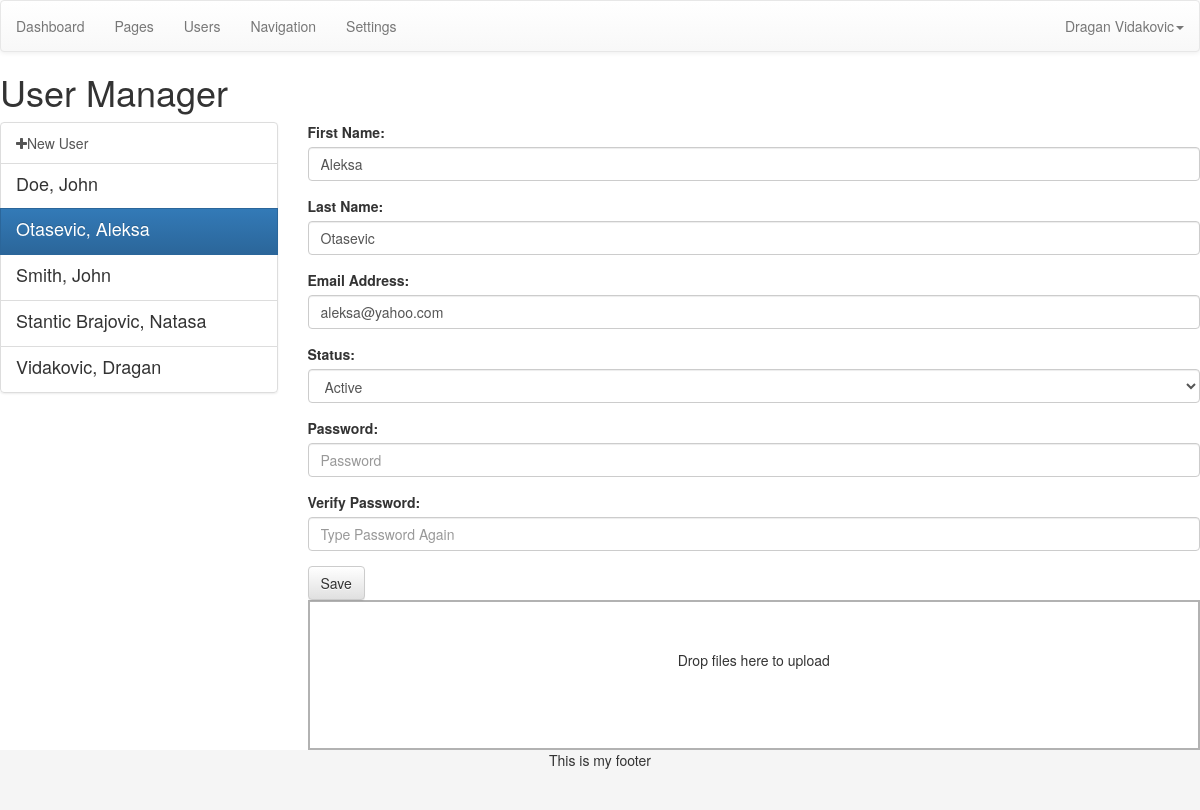
The app's page /admin-developer/index.php?page=users&id=2 (signed in) with its own data.
### tables this page shows
CREATE TABLE IF NOT EXISTS `users` (
  `id` mediumint(9) NOT NULL,
  `avatar` varchar(100) NOT NULL,
  `first` varchar(200) NOT NULL,
  `last` varchar(200) NOT NULL,
  `email` varchar(200) NOT NULL,
  `password` varchar(200) NOT NULL,
  `status` int(1) NOT NULL DEFAULT '1'
);

### admin-developer/index.php (called while the page is built)
<?php include('template/header.php'); ?>
<?php include('views/'.$page.'.php'); ?>
<?php include('template/footer.php'); ?>

### admin-developer/functions/data.php (called while the page is built, shortened)
<?php
function data_user($dbc, $id){
	if(is_numeric($id)){
		$cond = "WHERE id = '$id'";
	} else {
		$cond = "WHERE email = '$id'";
	}
	$q = "SELECT * FROM users $cond";
	$r = mysqli_query($dbc, $q);
	$data = mysqli_fetch_assoc($r);
	$data['fullname'] =  $data['first'].' '.$data['last'];
	$data['fullname_reverse'] = $data['last'].', '.$data['first'];
	return $data;
}
?>

### admin-developer/config/queries.php (called while the page is built, shortened)
<?php
switch ($page) {
	case 'users':
		if(isset($_GET['id'])){ $opened = data_user($dbc, $_GET['id']); }
	break;
}
?>

### admin-developer/config/setup.php (called while the page is built, shortened)
<?php
include('../config/connection.php');
include ('functions/data.php');
if(isset($_GET['page'])){
	$page = $_GET['page'];
} else {
	$page = 'dashboard';
}
include ('config/queries.php');
$user = data_user($dbc, $_SESSION['username']);
?>

### admin-developer/views/users.php (the view, shortened to what this page needs)
<h1>User Manager</h1>
<div class="row">
	<div class="col-md-3">
		<div class="list-group">
				<a class="list-group-item" href="?page=users">
					<i class="fa fa-plus"></i>New User
				</a>
		<?php
			$q = "SELECT * FROM users ORDER BY last ASC";
			$r = mysqli_query($dbc, $q);
			while($list = mysqli_fetch_assoc($r)){
				$list = data_user($dbc, $list['id']);
				?>
				<a class="list-group-item <?php selected($list['id'], $opened['id'], 'active'); ?>" href="index.php?page=users&id=<?php echo $list['id']; ?>">
					<h4 class="list-group-item-heading"><?php echo $list['fullname_reverse']; ?></h4>
				</a>
		<?php } ?>
		</div>
	</div>
	<div class="col-md-9">
		<form action="index.php?page=users&id=<?php echo $opened['id']; ?>" method="post" role="form">
			<div class="form-group">
				<label for="first">First Name:</label>
				<input class="form-control" type="text" name="first" id="first" value="<?php echo $opened['first']; ?>" placeholder="First Name" autocomplete="off">
			</div>
			<div class="form-group">
				<label for="last">Last Name:</label>
				<input class="form-control" type="text" name="last" id="last" value="<?php echo $opened['last']; ?>" placeholder="Last Name" autocomplete="off">
			</div>
			<div class="form-group">
				<label for="email">Email Address:</label>
				<input class="form-control" type="text" name="email" id="email" value="<?php echo $opened['email']; ?>" placeholder="Email Address" autocomplete="off">
			</div>
			<div class="form-group">
				<label for="status">Status:</label>
				<select class="form-control" name="status" id="status">
					<option value="1" <?php if(isset($_GET['id'])){ selected('1', $opened['status'], 'selected'); } ?>>Active</option>
				</select>
			</div>
			<div class="form-group">
				<label for="password">Password:</label>
				<input class="form-control" type="password" name="password" id="password" placeholder="Password" autocomplete="off">
			</div>
			<div class="form-group">
				<label for="passwordv">Verify Password:</label>
				<input class="form-control" type="password" name="passwordv" id="passwordv" placeholder="Type Password Again" autocomplete="off">
			</div>
			<button type="submit" class="btn btn-default">Save</button>
		</form>
		<?php if(isset($opened['id'])) { ?>
			<form action="uploads.php?id=<?php echo $opened['id']; ?>" class="dropzone" id="avatar-dropzone"></form>
		<?php } ?>
	</div>
</div>

### admin-developer/css/dropzone.css (style rules this page uses)
.dropzone, .dropzone * { box-sizing: border-box; }
.dropzone { min-height: 150px; border: 2px solid rgba(0, 0, 0, 0.3); background: white; padding: 20px 20px; }
.dropzone.dz-clickable { cursor: pointer; }

### admin-developer/config/css.php (style rules this page uses)
html, body { height: 100%; }

### records on screen
users: fullname_reverse "Doe, John"
users: fullname_reverse "Otasevic, Aleksa", first "Aleksa", last "Otasevic", email "aleksa@yahoo.com", status "Active"
users: fullname_reverse "Smith, John"
users: fullname_reverse "Stantic Brajovic, Natasa"
users: fullname_reverse "Vidakovic, Dragan"

### other values on screen
$user['fullname'] "Dragan Vidakovic"
